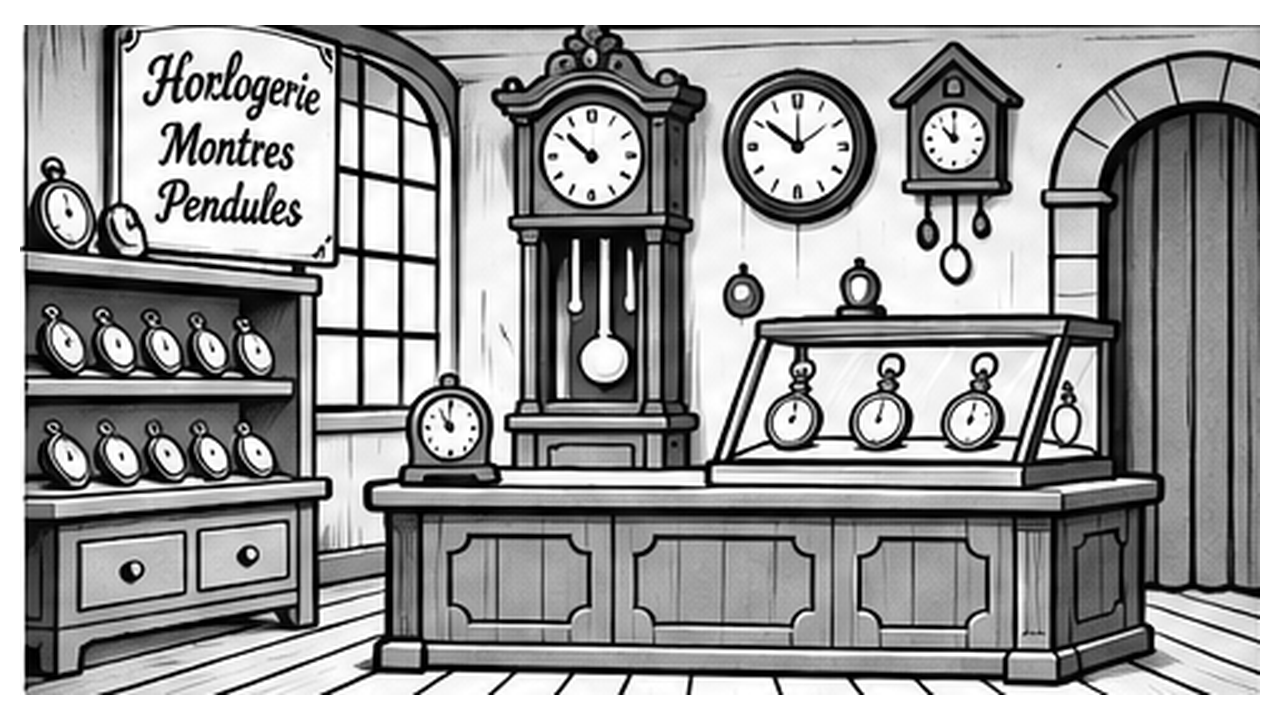
#> input picture video-affaire/assets/decor_boutique.png, 1280 x 720 px
$ python -i assets.py   (imports and definitions only)
#> lines starting #> are read from the running program, lines starting #| are printed output that depends on the picture; after the words box and inside, x2 and y2 are one past the last pixel; in counts of white or black regions, pixels touching at a corner belong together
"""Génère les éléments du dessin animé avec FLUX (stable-diffusion.cpp, CPU) puis détoure les personnages.

Usage : python3 assets.py [nom ...]     -> assets/<nom>.png  (personnages : PNG transparent)
Les éléments déjà présents ne sont pas régénérés.
"""
import json, os, subprocess, sys, time
import numpy as np
from PIL import Image, ImageFilter

P = os.path.dirname(os.path.abspath(__file__))
SD = os.environ.get("SD_CLI", "/root/sdcpp/build/bin/sd-cli")
M = os.environ.get("FLUX_DIR", "/root/models/flux")
# [1 line not run here, left out]
LORA = "wizards-vintage-rubber-hose-animation-style"

# [5 lines left out: function prompt, not called in this run]

def detoure(src, dst):
    """fond blanc -> transparent (remplissage depuis les bords)"""
#> called with src = 'assets/decor_boutique.png', dst = 'out.png'
    im = Image.open(src).convert("L")
    a = np.asarray(im)
    from collections import deque
    h, w = a.shape; bg = np.zeros((h, w), bool); q = deque()
    for x in range(w): q.extend([(0, x), (h - 1, x)])
    for y in range(h): q.extend([(y, 0), (y, w - 1)])
    while q:
        y, x = q.popleft()
        if 0 <= y < h and 0 <= x < w and not bg[y, x] and a[y, x] > 225:
            bg[y, x] = True; q.extend([(y + 1, x), (y - 1, x), (y, x + 1), (y, x - 1)])
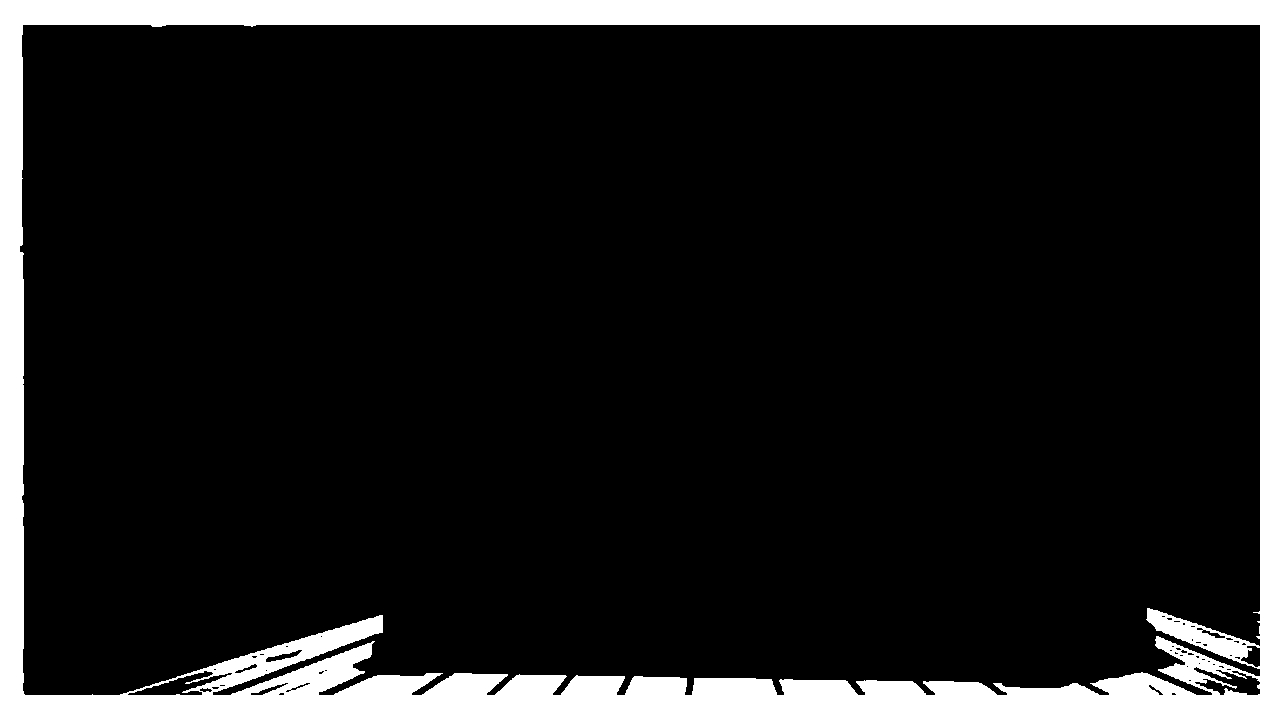
#> bg: shape (720, 1280) bool; 12.6% white; 1 white region, box (x1, y1, x2, y2) and area: (0, 0, 1280, 720) 116096
    alpha = Image.fromarray(np.where(bg, 0, 255).astype(np.uint8)).filter(ImageFilter.MinFilter(3)).filter(ImageFilter.GaussianBlur(1))
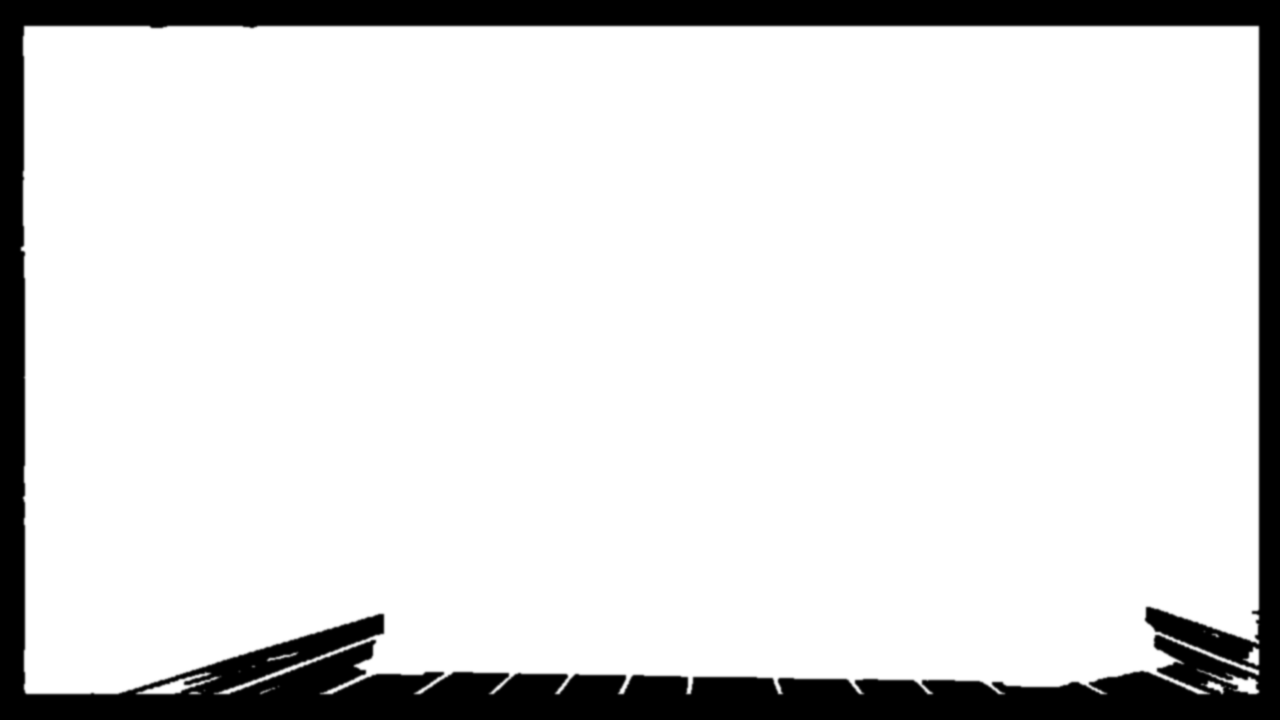
#> alpha: PIL image 1280x720 L; min 0, max 255, mean 220.8
    out = im.convert("RGBA"); out.putalpha(alpha)
#> after `out.putalpha(alpha)`:
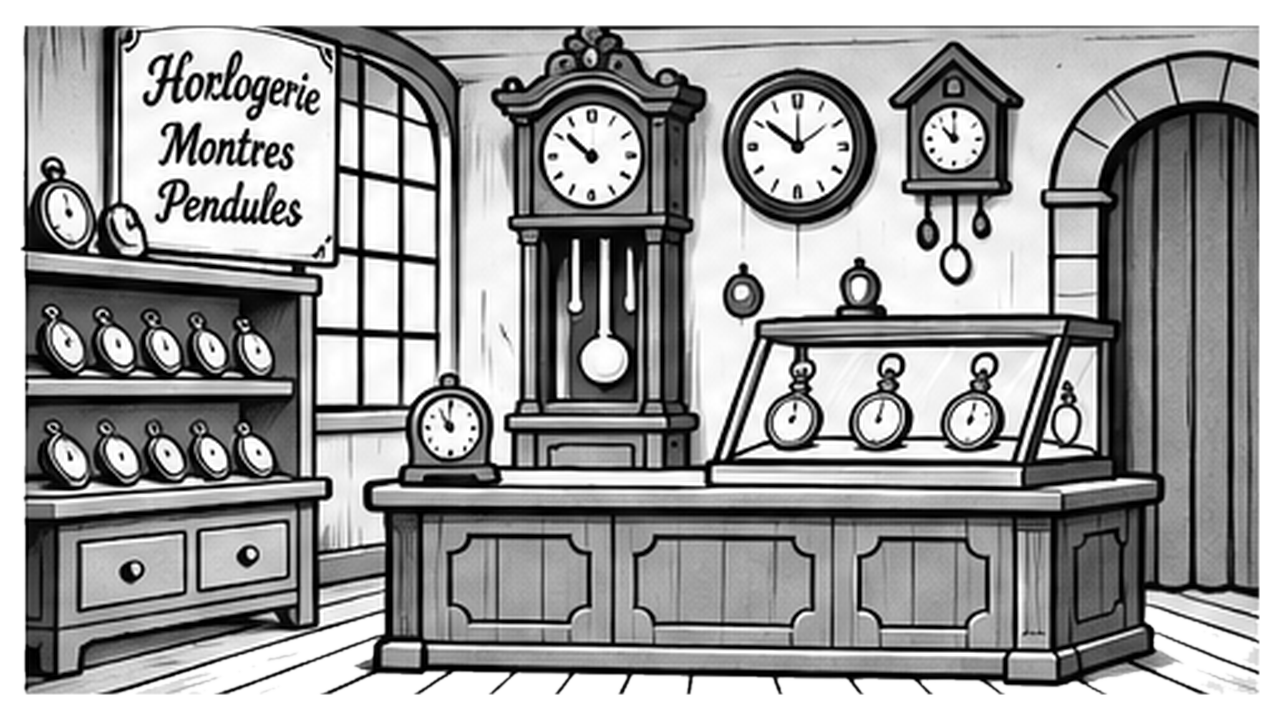
#> out: PIL image 1280x720 RGBA; mean R, G, B, A 156.3, 156.3, 156.3, 220.8; transparent parts drawn white
    out = out.crop(out.getbbox())
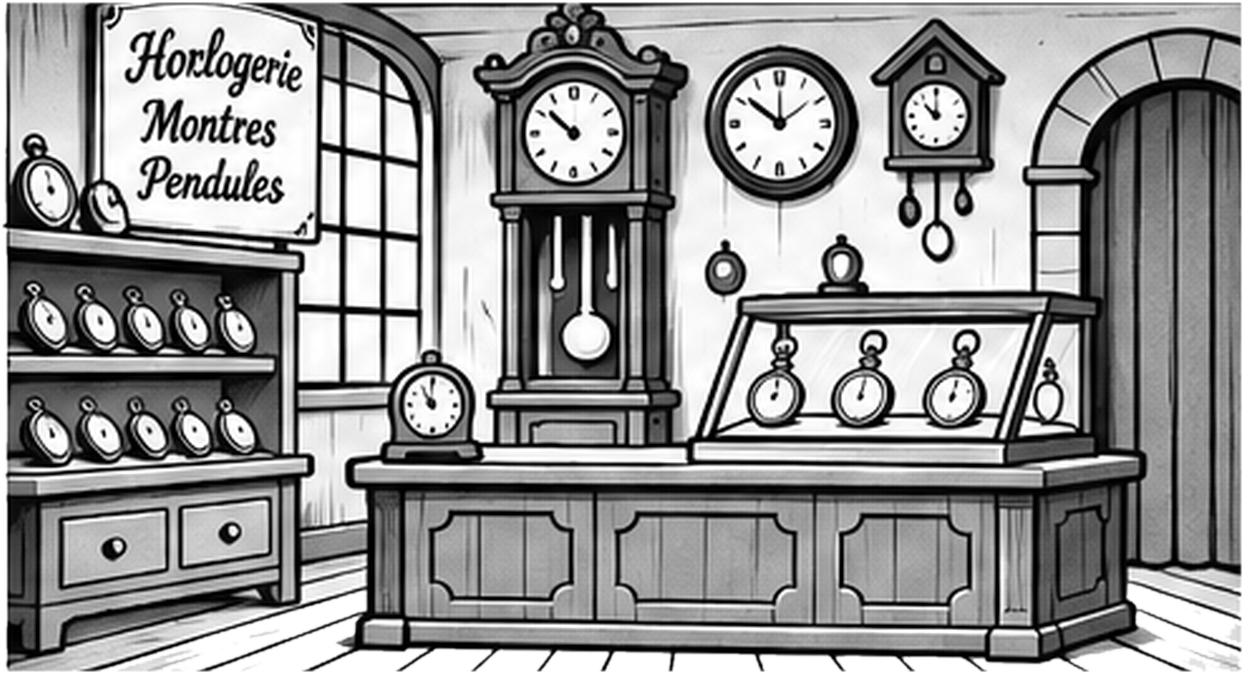
#> out: PIL image 1244x674 RGBA; mean R, G, B, A 146.6, 146.6, 146.6, 242.7; transparent parts drawn white
    out.save(dst)

# [20 lines left out: function gen, not called in this run]

# [3 lines not run here, left out]

>>> result = detoure('assets/decor_boutique.png', 'out.png')
